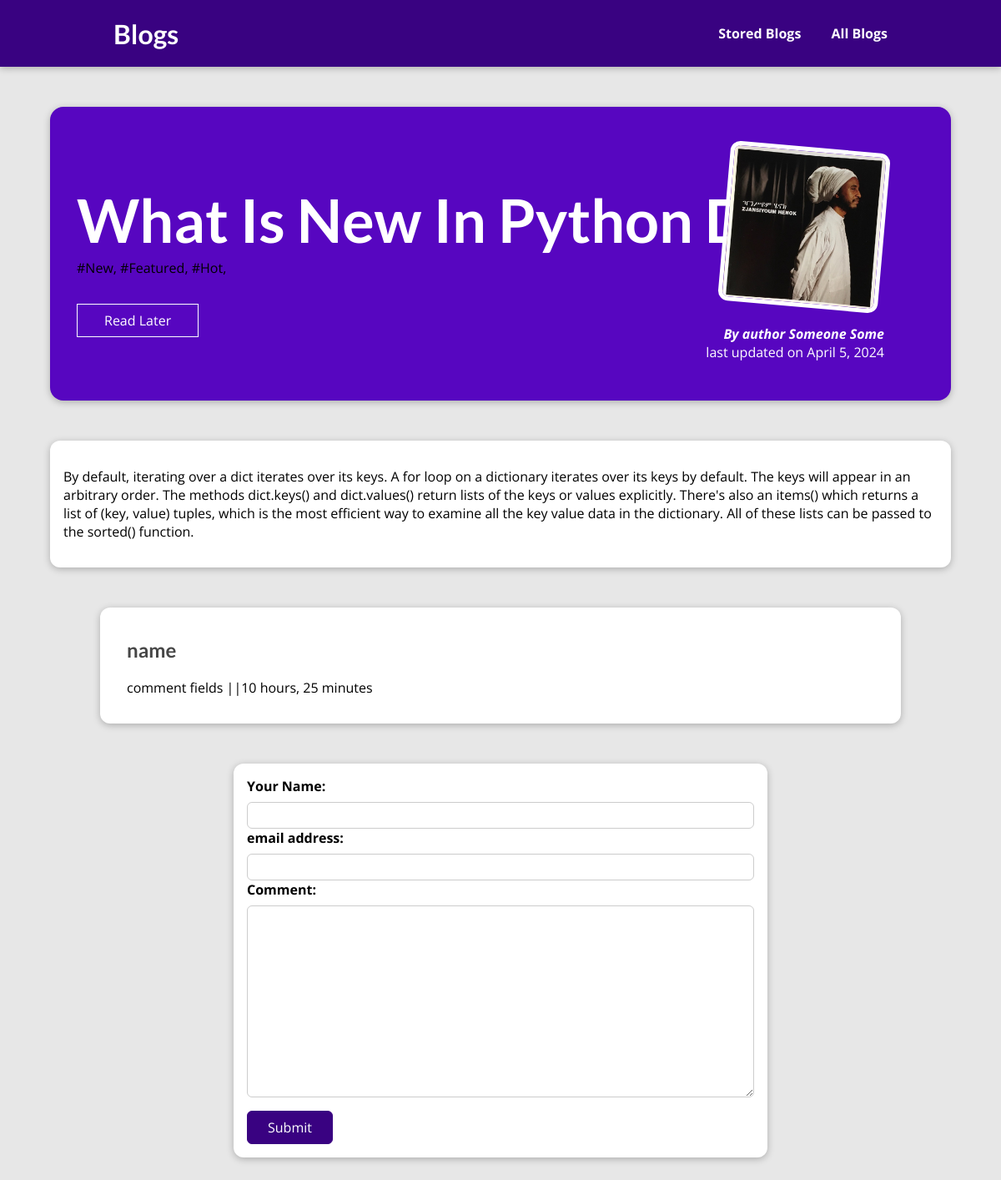
The app's page /posts/what-is-new-in-python-dict with its own data.
### blog/models.py (models this page shows)
class Post(models.Model):
    title = models.CharField(max_length=100)
    excerpt = models.CharField(max_length=200)
    image = models.FileField(upload_to="images",default="")
    date = models.DateField(auto_now=True)
    slug = models.SlugField(unique=True, db_index=True)
    content = models.TextField(validators=[MinLengthValidator(10)])
    author = models.ForeignKey(Author, on_delete=models.SET_NULL, null=True)
    tags = models.ManyToManyField(Tag)

class Tag(models.Model):
    caption = models.CharField(max_length=30)
    def __str__(self):
        return f"{self.caption}"

class Author(models.Model):
    first_name = models.CharField(max_length=100)
    last_name = models.CharField(max_length=100)
    email = models.EmailField(max_length=254)
    def __str__(self):
        return f"{self.first_name} {self.last_name}"

class Comment(models.Model):
    username=models.CharField(max_length=100,default="")
    email=models.EmailField(default="")
    comment = models.TextField(max_length=300)
    date=models.DateField(auto_now=True)
    post=models.ForeignKey(Post,on_delete=models.CASCADE)
    def __str__(self):
        return f"{self.comment}"

### blog/views.py (the view)
# urls.py: path("posts/<slug:slug>", views.post_detail, name="post_detail"),
def post_detail(request, slug):
    if request.method=="POST":
        form=CommentForm(request.POST)
        post=Post.objects.get(slug=slug)
        if form.is_valid():
            f=form.save(commit=False)
            f.post=post
            f.save()
        return HttpResponseRedirect(f"/posts/{slug}")
    else:
        form=CommentForm()
        post = get_object_or_404(Post, slug=slug)
        tags= post.tags.all()
        comments=Comment.objects.filter(post__slug=slug).order_by("-date")
        context={"post":post,"tags":tags,"comments":comments,"form":form}
        return render(request, "blog/post_detail.html", context)

### blog/forms.py
class CommentForm(forms.ModelForm):
    class Meta:
        model=Comment
        exclude=['date','post']
        labels={"username":"Your Name","email":"email address"}

### blog/templates/blog/post_detail.html (shortened to what this page needs)
{% extends "layout.html" %}
{% load static %}
    {% block css %}
      <link rel="stylesheet" href="{% static "blog/post_detail.css" %}"/>
      <link rel="stylesheet" href="{% static "blog/post.css" %}"/>
    {% endblock css %}
{% block content %}
    <section id="summary">
    <h2>{{post.title|title}}</h2>
    {% for tag in tags %}
        <span>#{{tag|title}},</span>
    {% endfor %}
    <div id="read-later">
    <form action="{% url "favorite_post" %}" method="POST">
        <button>Read Later</button>
    </form>
    </div>
    <article>
        <img src="{{post.image.url}}" alt="{{post.title}}">
        <address>By author <a href="mailto:{{post.author.email}}"> {{post.author|title}} </a></address>
        <div>last updated on {{post.date}} <time></time> </div>
    </article>
 </section>
 <main>
    <p>{{post.content|linebreaks}} </p>
 </main>
 {% if comments|length > 0 %}
  <section id="comments">
    <ul>
        {% for comment in comments %}
            <h2>{{comment.username}}</h2>
            <p>{{comment}} ||{{comment.date|timesince}} </p>
         {% endfor %}
    </ul>
  </section>
  {% endif %}
  <section id="comment-form">
    <form action="{{"/posts/"|add:post.slug}}" method="post">
        <div class="form-control">
        {% for field in form %}
        {{field.label_tag}}
        {{field}}
        {% endfor %}
        </div>
        <button>Submit</button>
    </form>
 </section>
{% endblock content %}

### static/app.css (style rules this page uses)
* { box-sizing: border-box; }
html { font-family: "Open Sans", "Lato", sans-serif; }
body { margin: 0; }
h1, h2, h3 { font-family: "Lato", sans-serif; font-weight: bold; }

### blog/static/blog/post_detail.css (style rules this page uses)
body { background-color: #e7e7e7; }
#summary { margin: 8rem auto 3rem auto; padding: 2rem; width: 90%; max-width: 90rem; border-radius: 16px; background-color: #5706c0; position: relative; box-shadow: 0 2px 8px rgba(0, 0, 0, 0.25); height: 22rem; }
#summary h2 { color: white; font-size: 4.5rem; margin-bottom: 0.25rem; }
#summary article { position: absolute; top: 2rem; right: 3rem; padding: 1rem 2rem; border-radius: 12px; text-align: right; color: white; }
#summary article img { width: 12rem; height: 12rem; border-radius: 12px; transform: rotateZ(5deg); border: 5px solid white; margin-bottom: 1rem; }
#summary address { font-weight: bold; }
#summary a { color: white; text-decoration: none; }
#read-later { margin: 2rem 0; }
#read-later button { background-color: transparent; border: 1px solid white; padding: 0.5rem 2rem; font: inherit; color: white; cursor: pointer; }
main { width: 90%; max-width: 90rem; margin: 3rem auto; background-color: white; padding: 1rem; border-radius: 12px; box-shadow: 0 2px 8px rgba(0, 0, 0, 0.25); }
#comment-form { margin: 3rem auto; width: 90%; max-width: 40rem; border-radius: 12px; background-color: white; box-shadow: 0 2px 8px rgba(0, 0, 0, 0.25); padding: 1rem; }
#comment-form button { font: inherit; background-color: #390281; color: white; border: 1px solid #390281; padding: 0.5rem 1.5rem; border-radius: 6px; cursor: pointer; }
.form-control { margin-bottom: 1rem; }
.form-control label { font-weight: bold; margin-bottom: 0.5rem; display: block; }
.form-control input, .form-control textarea { display: block; width: 100%; font: inherit; padding: 0.25rem; border-radius: 6px; border: 1px solid #ccc; }
#comments { margin: 3rem auto; width: 90%; max-width: 60rem; border-radius: 12px; background-color: white; box-shadow: 0 2px 8px rgba(0, 0, 0, 0.25); padding: 1rem 2rem; }
#comments ul { list-style: none; margin: 0; padding: 0; }
#comments h2 { color: #464646; }

### records on screen
Post: title "What Is New In Python Dict", image (picture), author "Someone Some", date "April 5, 2024", content "By default, iterating over a dict iterates over its keys. A for loop on a dictionary iterates over its keys by default. The keys will appear in an arbitrary order. The methods dict.keys() and dict.values() return lists of the keys or values explicitly. There's also an items() which returns a list of (key, value) tuples, which is the most efficient way to examine all the key value data in the dictionary. All of these lists can be passed to the sorted() function."
Tag: caption "New"
Tag: caption "Featured"
Tag: caption "Hot"
Comment: username "name", comment "comment fields", date "10 hours, 25 minutes"

### other values on screen
{{ field.label_tag }} "Your Name:" "email address:" "Comment:"
